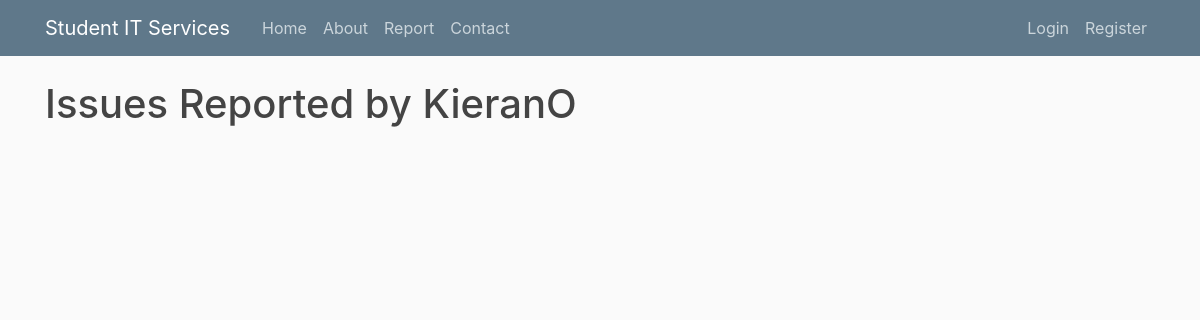
Before: /issue/KieranO with the older database file.
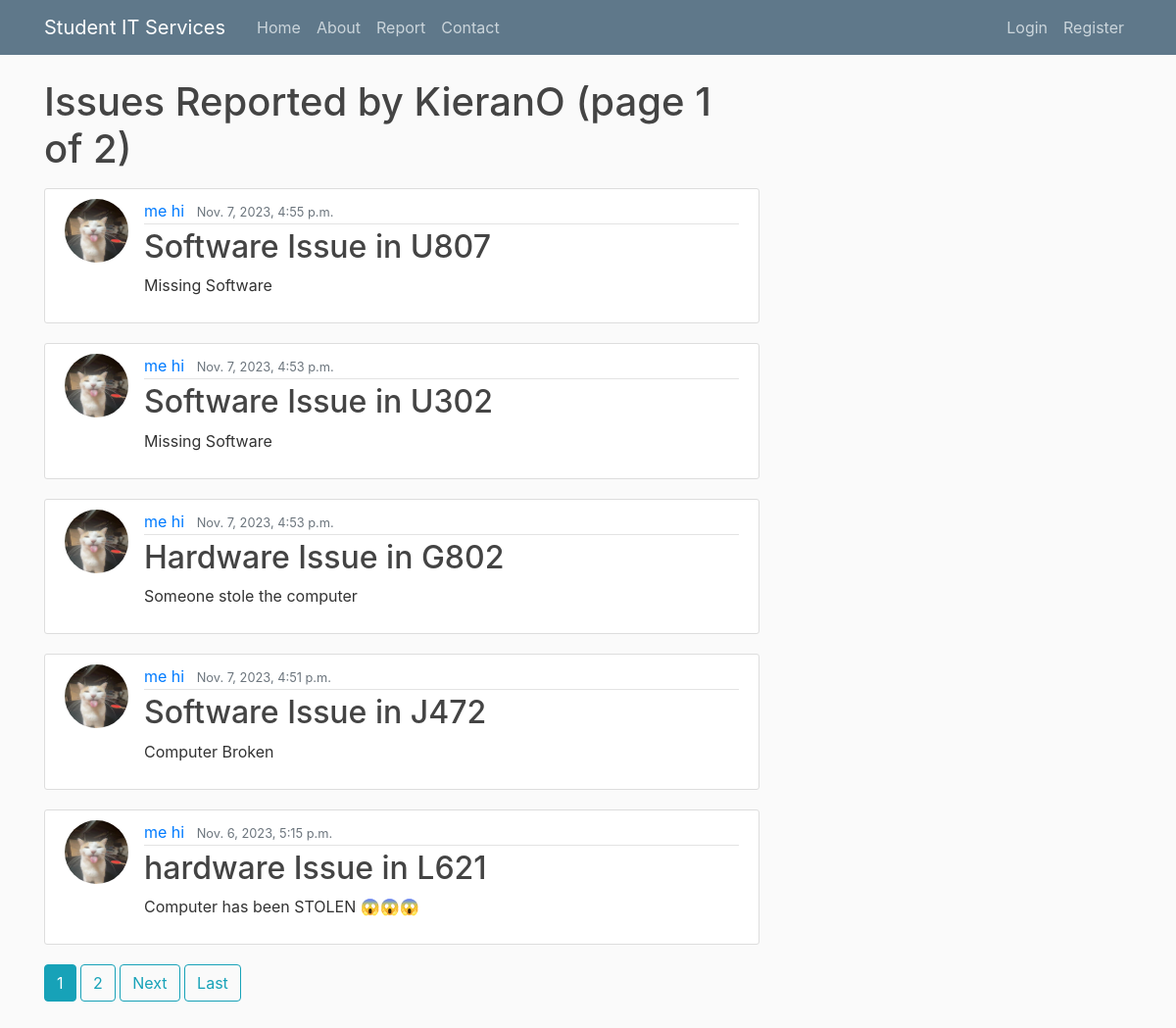
After: the same page with the newer database file.
### itreporting/models.py (models this page shows, shortened)
class Issue(models.Model):
    type = models.CharField(max_length=100, choices = [('Hardware', 'Hardware'), ('Software', 'Software')])
    room = models.CharField(max_length=100)
    urgent = models.BooleanField(default= False)
    details = models.TextField()
    date_submitted = models.DateTimeField(default=timezone.now)
    author = models.ForeignKey(User, related_name='issues', on_delete=models.CASCADE)
    def __str__(self):
        return f'{self.type} Issue in {self.room}'

### users/models.py (models this page shows)
class Profile(models.Model):
    user = models.OneToOneField(User, null = True, on_delete = models.CASCADE)
    image = models.ImageField(default = 'default.png', upload_to = 'profile_pics')
    def __str__(self):
        return f'{self.user.first_name} {self.user.last_name}'

### itreporting/views.py (the view)
class UserPostListView(ListView):
    model = Issue
    template_name = 'itreporting/user_issues.html'
    context_object_name = 'issues'
    paginate_by = 5
    def get_queryset(self):
        user=get_object_or_404(User, username=self.kwargs.get('username'))
        return Issue.objects.filter(author=user).order_by('-date_submitted')

### itreporting/templates/itreporting/user_issues.html (shortened to what this page needs)
{% extends "itreporting/base.html" %}
{% block content %}
    <h1 class="mb-3"> Issues Reported by {{ view.kwargs.username }} {% if is_paginated %} (page {{page_obj.number}} of {{page_obj.paginator.num_pages}}){% endif %}</h1>
    {% for issue in issues %}
    <article class="media content-section">
        <img class="rounded-circle article-img" src="{{issue.author.profile.image.url }}"/>
        <div class="media-body">
            <div class="article-metadata">
                <a class="mr-2" href="#">{{ issue.author.profile }}</a>
                <small class="text-muted">{{ issue.date_submitted}}</small>
            </div>
            <h2><a class="article-title" href="{% url 'itreporting:issue-detail' issue.id %}">{{ issue }}</a></h2>
            <p class="article-content">{{ issue.details }}</p>
        </div>
    </article>
    {% endfor %}
    {% if is_paginated %}
    {% for num in page_obj.paginator.page_range %}
    {% if page_obj.number == num %}
    <a class="btn btn-info mb-4" href="?page={{num}}">{{num}}</a>
    {% elif num > page_obj.number|add:'-3' and num < page_obj.number|add:'3' %}
    <a class="btn btn-outline-info mb-4" href="?page={{num}}">{{num}}</a>
    {% endif %}
    {% endfor %}
    {% if page_obj.has_next %}
    <a class="btn btn-outline-info mb-4" href="?page={{page_obj.next_page_number}}">Next</a>
    <a class="btn btn-outline-info mb-4" href="?page={{page_obj.paginator.num_pages}}">Last</a>
    {% endif %}
    {% endif %}
{% endblock content %}

Changed rows visible on the page:
added Issue: author.profile.image (picture), author.profile "me hi", date_submitted "Nov. 7, 2023, 4:55 p.m.", type+room "Software Issue in U807", details "Missing Software"
added Issue: author.profile.image (picture), author.profile "me hi", date_submitted "Nov. 7, 2023, 4:53 p.m.", type+room "Software Issue in U302", details "Missing Software"
added Issue: author.profile.image (picture), author.profile "me hi", date_submitted "Nov. 7, 2023, 4:53 p.m.", type+room "Hardware Issue in G802", details "Someone stole the computer"
added Issue: author.profile.image (picture), author.profile "me hi", date_submitted "Nov. 7, 2023, 4:51 p.m.", type+room "Software Issue in J472", details "Computer Broken"
added Issue: author.profile.image (picture), author.profile "me hi", date_submitted "Nov. 6, 2023, 5:15 p.m.", type+room "hardware Issue in L621", details "Computer has been STOLEN 😱😱😱"
Other visible differences:
{{ page_obj.number }}: (not shown) → "1"
{{ page_obj.paginator.num_pages }}: (not shown) → "2"
text now shown: "(page of ) Next Last"
new list line: "1"
new list line: "2"
